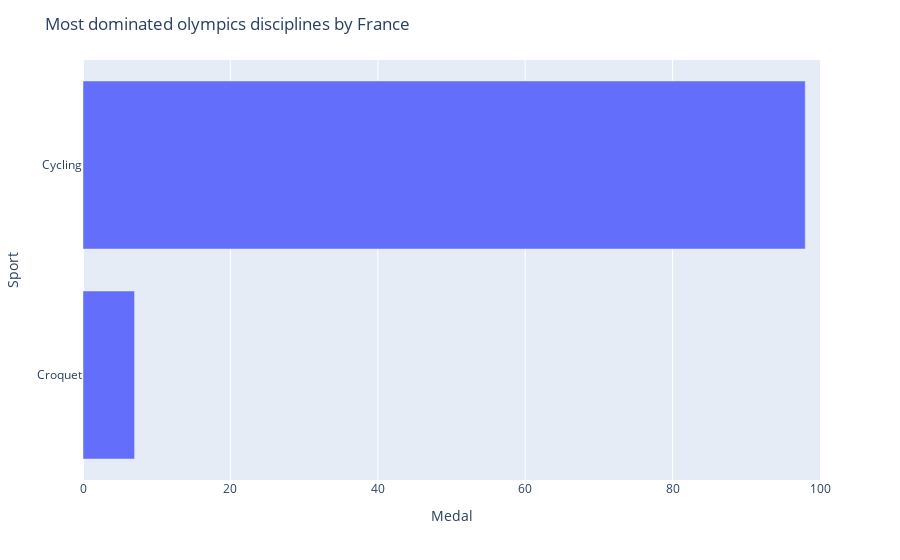

Notebook code cell kept with this figure:
### Code cell
import plotly_express as px

fig = px.bar(df_max_france, x='Medal', y='Sport')
fig.update_layout(title='Most dominated olympics disciplines by France')

fig.update_xaxes(range=[0, 100])
fig.show()

### Figure 1 — Plotly figure (JSON) as saved in the notebook; plotly's stock layout.template omitted (floating-point values rounded to 4 significant figures)
{"data": [{"alignmentgroup": "True", "hovertemplate": "Medal=%{x}<br>Sport=%{y}<extra></extra>", "legendgroup": "", "marker": {"color": "#636efa", "pattern": {"shape": ""}}, "name": "", "offsetgroup": "", "orientation": "h", "showlegend": false, "textposition": "auto", "type": "bar", "x": [7, 98], "xaxis": "x", "y": ["Croquet", "Cycling"], "yaxis": "y"}], "layout": {"barmode": "relative", "legend": {"tracegroupgap": 0}, "margin": {"t": 60}, "title": {"text": "Most dominated olympics disciplines by France"}, "xaxis": {"anchor": "y", "domain": [0, 1], "range": [0, 100], "title": {"text": "Medal"}}, "yaxis": {"anchor": "x", "domain": [0, 1], "title": {"text": "Sport"}}}}
